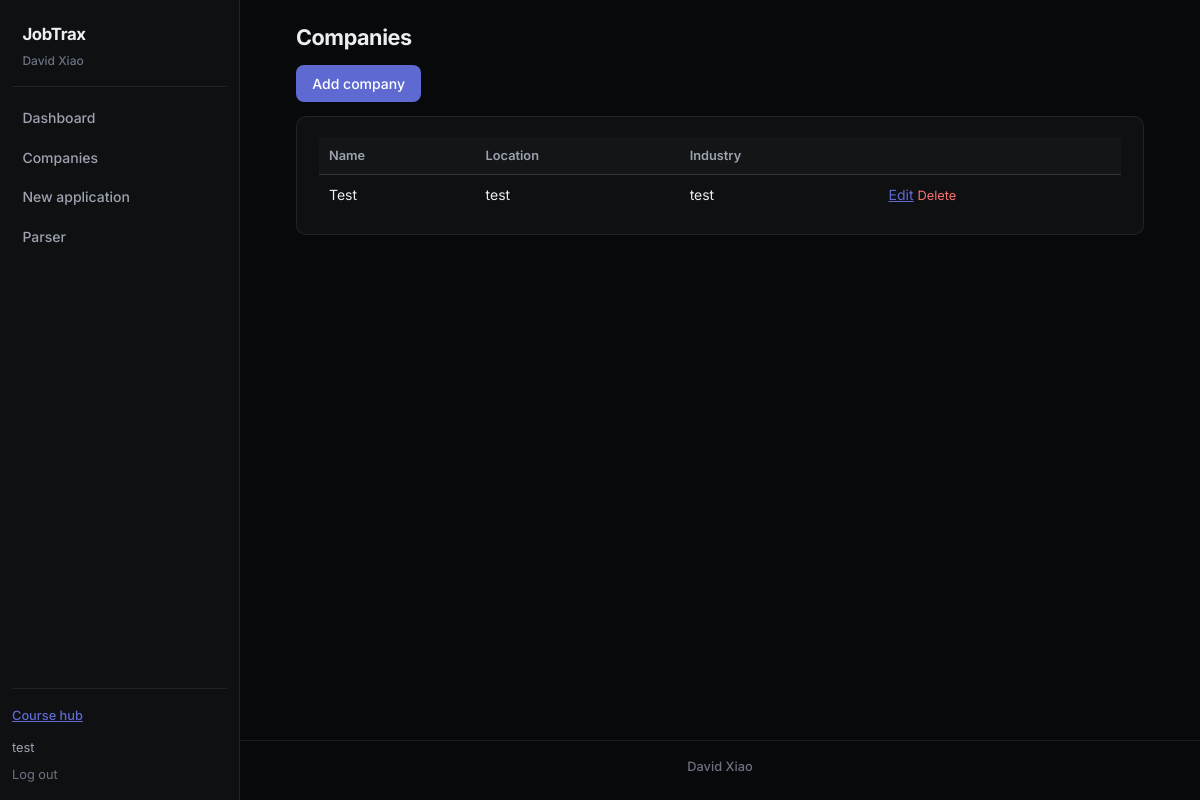
Screenshot of /jobtrax/companies (signed in) with the database file from the repository.
### tables this page shows
CREATE TABLE companies (
  company_id INTEGER PRIMARY KEY AUTOINCREMENT,
  user_id INTEGER NOT NULL REFERENCES users(user_id),
  company_name TEXT NOT NULL,
  industry TEXT,
  location TEXT,
  website TEXT
);

### jobtrax/routes_companies.py (the view)
@jobtrax_bp.route("/companies")
@login_required
def company_list():
    uid = _user_id()
    delete_form = DeleteForm()
    with get_conn() as conn:
        rows = conn.execute(
            """
            SELECT company_id, company_name, location, industry
            FROM companies WHERE user_id = ?
            ORDER BY company_name
            """,
            (uid,),
        ).fetchall()
    return render_template(
        "companies/list.html",
        companies=rows,
        delete_form=delete_form,
    )

### jobtrax/app.py (called while the page is built)
@jobtrax_bp.context_processor
def inject_logout():
    if session.get("user_id"):
        return {"logout_form": LogoutForm()}
    return {}

### jobtrax/db.py (called while the page is built)
def db_path() -> str:
    return os.path.join(_INSTANCE, "jobtrax.db")

def get_conn() -> sqlite3.Connection:
    os.makedirs(_INSTANCE, exist_ok=True)
    conn = sqlite3.connect(db_path())
    conn.row_factory = sqlite3.Row
    conn.execute("PRAGMA foreign_keys = ON")
    return conn

### jobtrax/routes_companies.py (called while the page is built)
def _user_id() -> int:
    return int(session["user_id"])

### jobtrax/templates/companies/list.html (shortened to what this page needs)
{% extends "base.html" %}
{% block content %}
<h1>Companies</h1>
<p class="actions"><a href="{{ url_for('jobtrax.company_new') }}" class="btn primary">Add company</a></p>
<div class="card">
  {% if companies %}
  <table>
    <thead>
      <tr>
        <th>Name</th>
        <th>Location</th>
        <th>Industry</th>
        <th></th>
      </tr>
    </thead>
    <tbody>
      {% for c in companies %}
      <tr>
        <td>{{ c.company_name }}</td>
        <td>{{ c.location or '—' }}</td>
        <td>{{ c.industry or '—' }}</td>
        <td>
          <a href="{{ url_for('jobtrax.company_edit', cid=c.company_id) }}">Edit</a>
          <form method="post" action="{{ url_for('jobtrax.company_delete', cid=c.company_id) }}" class="inline-form" onsubmit="return confirm('Delete this company?');">
            <button type="submit" class="btn danger">Delete</button>
          </form>
        </td>
      </tr>
      {% endfor %}
    </tbody>
  </table>
  {% else %}
  <p class="muted">No companies yet.</p>
  {% endif %}
</div>
{% endblock %}

### jobtrax/static/css/app.css (style rules this page uses)
:root { --bg-root: #08090a; --bg-surface: #0f1012; --bg-elevated: #141517; --bg-hover: rgba(255, 255, 255, 0.06); --border: rgba(255, 255, 255, 0.08); --border-strong: rgba(255, 255, 255, 0.12); --text: #edeef0; --text-secondary: #9ca3af; --text-muted: #6b7280; --accent: #5e6ad2; --accent-hover: #6f76d9; --accent-muted: rgba(94, 106, 210, 0.2); --danger: #f87171; --danger-bg: rgba(248, 113, 113, 0.12); --success: #4ade80; --success-bg: rgba(74, 222, 128, 0.12); --warning: #fbbf24; --warning-bg: rgba(251, 191, 36, 0.12); --info: #60a5fa; --info-bg: rgba(96, 165, 250, 0.12); --radius: 8px; --radius-lg: 10px; --sidebar-w: 240px; --font: "Inter", system-ui, -apple-system, "Segoe UI", sans-serif; }
*, *::before, *::after { box-sizing: border-box; }
html { -webkit-font-smoothing: antialiased; }
body { margin: 0; min-height: 100vh; font-family: var(--font); font-size: 14px; line-height: 1.5; color: var(--text); background: var(--bg-root); }
a { color: var(--accent); transition: color 0.15s ease; }
.inline-form { display: inline; }
.inline-form button { background: transparent; border: none; color: var(--text-muted); cursor: pointer; font: inherit; font-size: 0.8rem; padding: 0; text-decoration: none; transition: color 0.15s ease; }
.card { background: var(--bg-surface); border: 1px solid var(--border); border-radius: var(--radius-lg); padding: 1.25rem 1.35rem; margin-bottom: 1.25rem; }
h1 { font-size: 1.35rem; font-weight: 700; letter-spacing: -0.02em; margin: 0 0 0.35rem; line-height: 1.25; }
table { width: 100%; border-collapse: collapse; font-size: 0.875rem; }
th, td { text-align: left; padding: 0.55rem 0.65rem; border-bottom: 1px solid var(--border); }
th { background: var(--bg-elevated); font-weight: 600; font-size: 0.8rem; color: var(--text-secondary); }
tbody tr:last-child th, tbody tr:last-child td { border-bottom: none; }
button, .btn { display: inline-block; padding: 0.45rem 0.95rem; border-radius: var(--radius); border: 1px solid var(--border); background: var(--bg-elevated); font: inherit; font-size: 0.875rem; font-weight: 500; cursor: pointer; text-decoration: none; color: var(--text); transition: background 0.15s ease, border-color 0.15s ease, color 0.15s ease; }
button.primary, .btn.primary { background: var(--accent); color: #fff; border-color: transparent; }
.btn.danger { color: var(--danger); border-color: rgba(248, 113, 113, 0.35); background: transparent; }
.actions { display: flex; flex-wrap: wrap; gap: 0.5rem; align-items: center; margin-top: 0.85rem; }

### rows the page displays
companies: company_name "Test", location "test", industry "test"

### other values shown
{{ session.get('username', '') }} "test"
{{ logout_form.submit.label.text }} "Log out"
